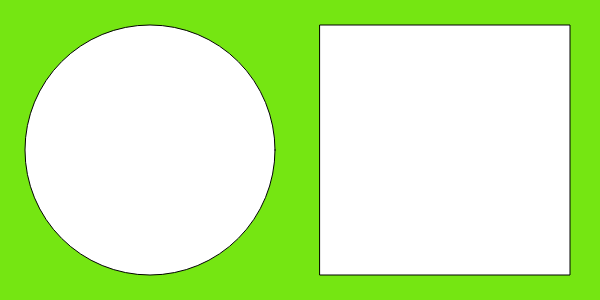
Frame 1 (no input)
Frame 60 (no input): identical to frame 1, image omitted
Frame 120 (the mouse pressed at the canvas centre since frame 60): identical to frame 1, image omitted

The p5.js sketch that drew this single still picture (run headless with seeded random() and noise() and a simulated clock; from frame 60 on, the mouse is pressed at the canvas centre):

// p5.js sketch
// ── sketch.js
function setup() {
  createCanvas(600, 300);
  
}

function draw() {
  background(117,230,18);

circle(150,150,250);
square(320,25,250);

}
